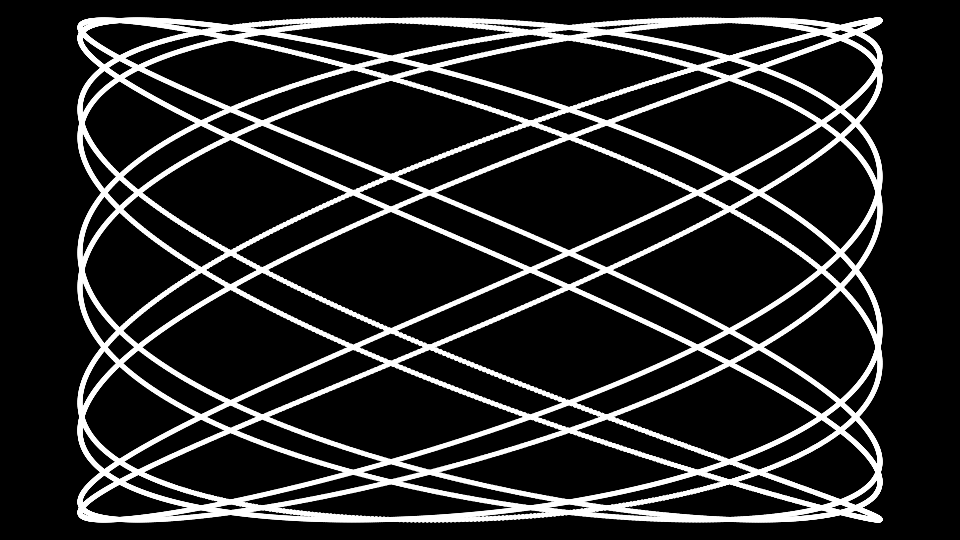
Frame 1 (no input)
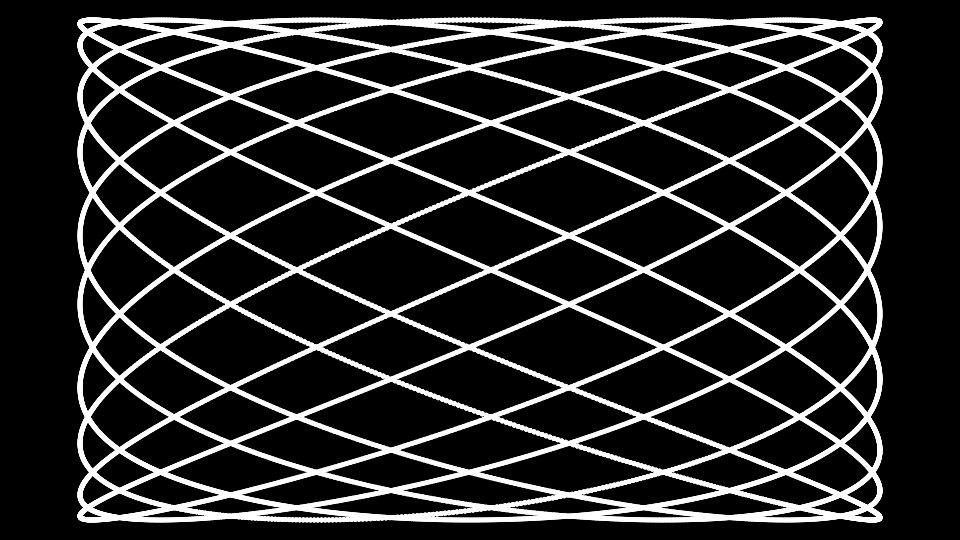
Frame 60 (the mouse pressed at the canvas centre just before this capture)
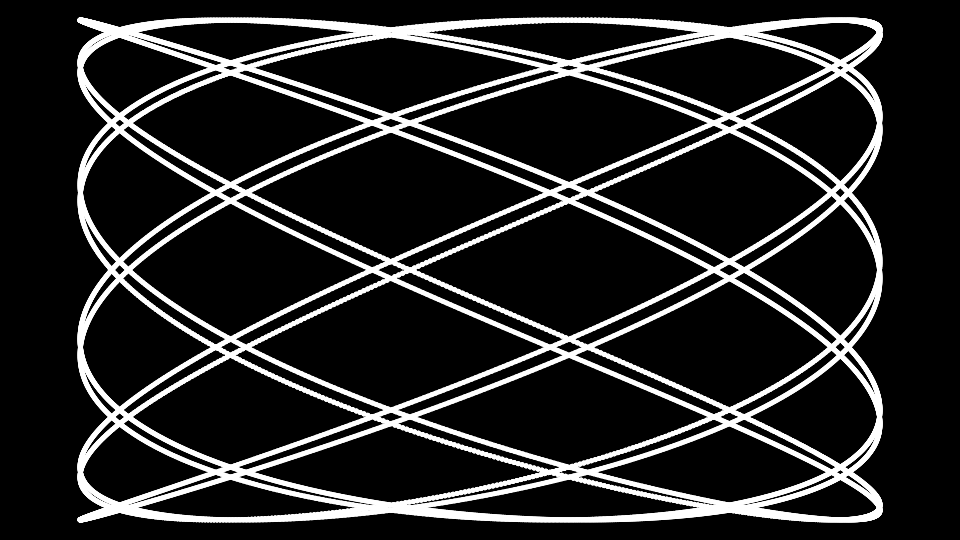
Frame 120 (the mouse held since frame 60 and released just before this capture)

The Processing sketch that drew these frames (run headless with seeded random() and noise(); from frame 60 on, the mouse is pressed at the canvas centre):

// Processing sketch: lissajousCurves
// ── lissajousCurves.pde

void setup(){
  size(960,540);
  background(0);
  noStroke();
  fill(255);
}

float A = 400;
float B = 250;
float a = 2;
float b = 1.4;
float c = 10;

float t = 0;
void draw(){
  translate(width/2, height/2);
  background(0);
  
  for(float i = 0; i < 100; i += .005){
    float x = A * sin(a*i+c);
    float y = B * sin(b*i);
    
    circle(x,y,5);
  }
  t += 0.0001;
  c += .005;
  //a = 2 * sin(t);
  //b = 1.4 * cos(t);
  
  println(frameRate);
}
